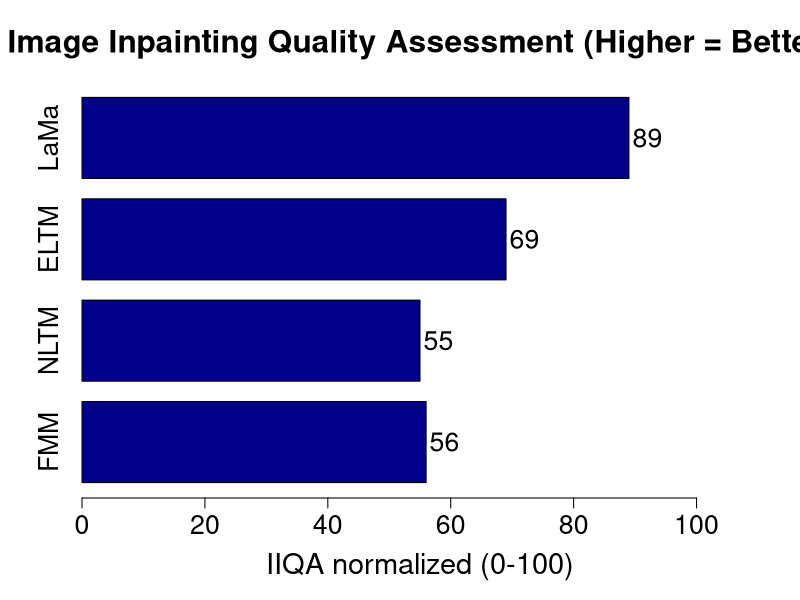

Here is the R script that generated this plot:
png(filename = "LaMaQuality.png", 
    width = 2000, 
    height = 1400,
    res = 225)

x <- c("FMM", "NLTM", "ELTM", "LaMa")
y <- c(56, 55, 69, 89)

bp <- barplot(y, 
              names.arg = x, 
              horiz = TRUE, 
              col = "darkblue", 
              xlab = "IIQA normalized (0-100)", 
              main = "Image Inpainting Quality Assessment (Higher = Better)", 
              xlim = c(0, 110),
              cex.axis = 1.6,
              cex.names = 1.6,
              cex.lab = 1.74,
              cex.main = 1.9,
              space = 0.25)


text(x = y + 3,    
     y = bp,      
     labels = y,
     cex = 1.6)

dev.off()
